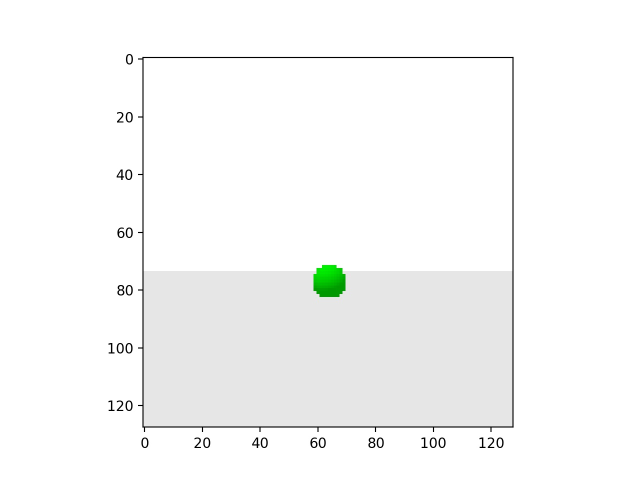
#> input picture testball.jpg, 1280 x 960 px (shown at 1/2 size)
$ python -i IMAGE_REWARDS.py   (imports and definitions only)
#> lines starting #> are read from the running program, lines starting #| are printed output that depends on the picture; after the words box and inside, x2 and y2 are one past the last pixel; in counts of white or black regions, pixels touching at a corner belong together
#> further down, picture is the input picture: shape (960, 1280, 3); mean B, G, R 247.5, 248, 247.5
# imports
import numpy as np
import cv2
import sys
from PIL import Image

PY3 = sys.version_info[0] == 3
if PY3:
    xrange = range

""" CONSTANTS """
# constant for color range detection of the ball
BALL_COLOR = (120, 100, 100)
greenLower = (28, 86, 6)
greenUpper = (120, 255, 255)
# resizing the frame so that we can process it faster
DOWNSIZE = 128
TOLERANCE = 20

# for reward function
WEIGHT = (0.01,0.001)
NEGATIVE_REWARD = -50


def compute_center_and_size(image_frame):
    """ Function to extract info from an image
    Takes the image_frame array and sends it into the opencv algorithm.
    Returns the center and size of any COLOR_BALL (defined in the constant) that it
    detects in the image.
    :param image_frame:
    :return: Return is in the format tuple ((x, y), radius)
    Error conditions:
        if no ball is detected, then return (None, 0)
    """

    # preprocessing
    # we won't downsize, since the image is modifyable already
    # image_frame = imutils.resize(image_frame, width=DOWNSIZE)
    hsv = cv2.cvtColor(image_frame, cv2.COLOR_BGR2HSV)
#> hsv: shape (960, 1280, 3); mean H, S, V 0.3, 0.7, 248

    # mask
    color = np.array(BALL_COLOR)
    mask = cv2.inRange(hsv, greenLower, greenUpper)
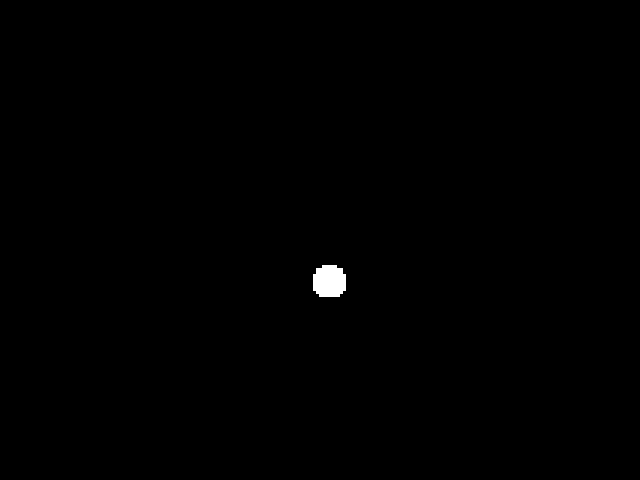
#> mask: shape (960, 1280) (shown at 1/2 size); 0.29% white; 1 white region
    # don't need the erosion/dilation b/c sim images are perfect
    # mask = cv2.erode(mask, None, iterations=2)
    # mask = cv2.dilate(mask, None, iterations=2)

    # find contours in mask and initialize current center of ball
    cnts = cv2.findContours(mask.copy(), cv2.RETR_EXTERNAL,
                            cv2.CHAIN_APPROX_SIMPLE)[-2]
#> cnts = 1 contour; box (x1, y1, x2, y2) and area: (627, 530, 691, 594) 3404
    center, radius = None, 0

    # only proceed if at least one contour was found
    if len(cnts) > 0:
        # find the largest contour in the mask, then use
        # it to compute the minimum enclosing circle and
        # centroid
        c = max(cnts, key=cv2.contourArea)
#> c = contour of 28 points, box (x1, y1, x2, y2) (627, 530, 691, 594), area 3404
        ((x, y), radius) = cv2.minEnclosingCircle(c)
#> x = 658.5; y = 562.3; radius = 36.63
        # compute the center by averaging all the points, M["00"] - the # of points, M["m10"] - the aggregate x, M["m01"] - the aggregate y
        M = cv2.moments(c)
#> M = moments, m00 3404.5, centre m10/m00, m01/m00 = (658.5, 562.4)
        if M["m00"] < 1:
            center = None
        else:
            center = (int(M["m10"] / M["m00"]), int(M["m01"] / M["m00"]))
#> center = (658, 562)

    return center, radius


def compute_reward(center, radius, XSIZE, YSIZE, initial_radius):
    """ simple reward computation function
    :param image_frame: one image frame rgb matrix to get reward function for
    :param initial_radius: the initial radius of the first frame
    :return:
    """
    img_center = np.array([XSIZE, YSIZE])/2

    if round(radius,2) is 0 or center[0] < 0 :
        return NEGATIVE_REWARD

    # super simple reward function = radius - weight * (abs(xdiff) + abs(ydiff))
    delta_rad = abs(radius - initial_radius)

    diff = np.linalg.norm(img_center - np.array(center))
    x = WEIGHT[0]*delta_rad + WEIGHT[1]*diff
    reward = 1/x

    return reward

>>> import cv2
>>> picture = cv2.imread('testball.jpg')
>>> result = compute_center_and_size(picture)
#> result = ((658, 562), 36.63)
